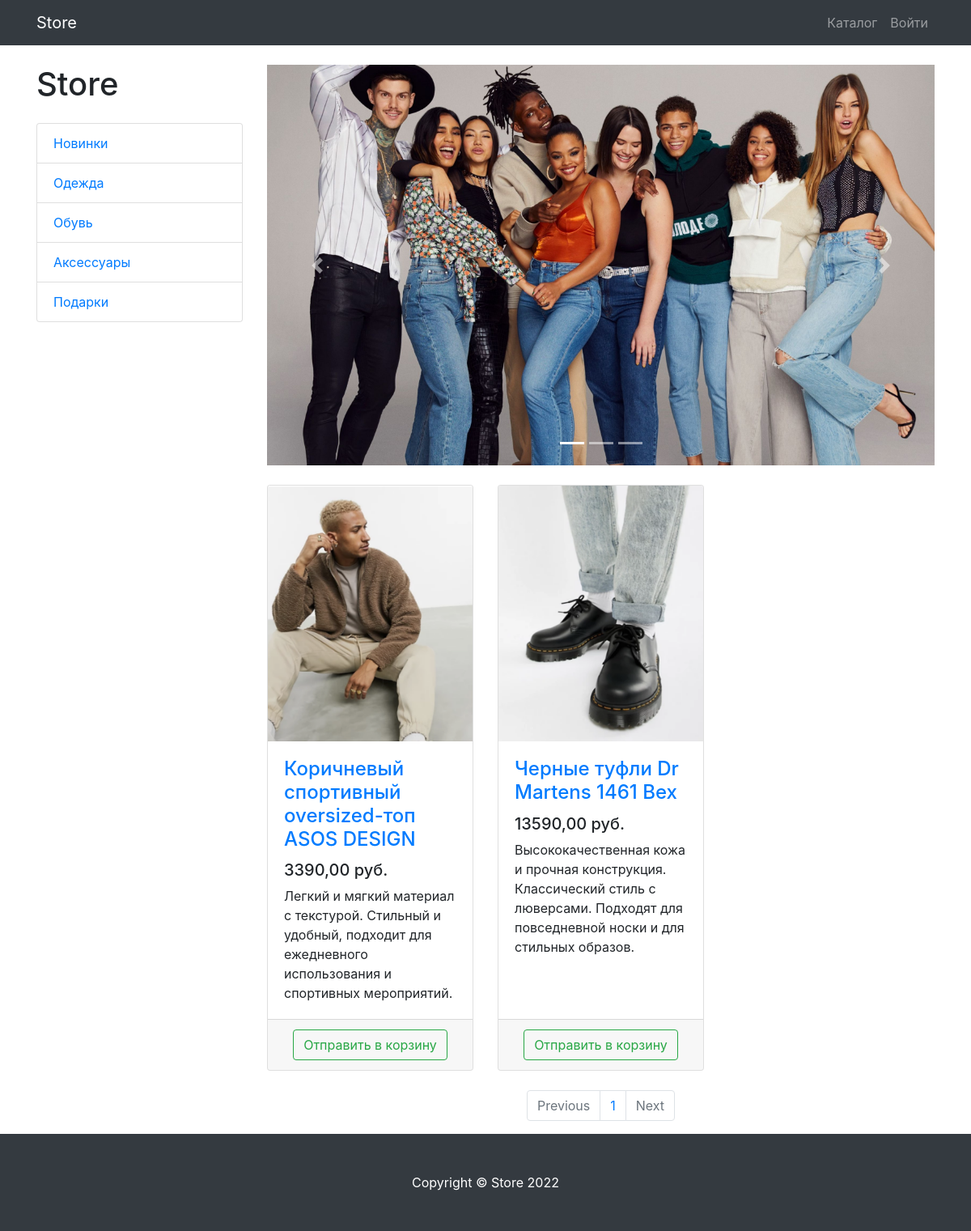
Screenshot of /products/category/3/ with the database file from the repository.
### products/models.py (models this page shows, shortened)
class ProductCategory(models.Model):
    name = models.CharField(max_length=128, unique=True)
    description = models.TextField(null=True, blank=True)
    class Meta:
        verbose_name = 'Категория продуктов'
        verbose_name_plural = 'Категории продуктов'

class Product(models.Model):
    name = models.CharField(max_length=256)
    description = models.TextField()
    price = models.DecimalField(max_digits=12, decimal_places=2)
    quantity = models.PositiveIntegerField(default=0)
    image = models.ImageField(upload_to='products_images')
    category = models.ForeignKey(ProductCategory, on_delete=models.CASCADE)
    class Meta:
        verbose_name = 'Продукт'
        verbose_name_plural = 'Продукты'

### products/views.py (the view)
# urls.py: path('', ProductsListView.as_view(), name='index'),
class ProductsListView(TitleMixin, ListView):
    model = Product
    template_name = 'products/products.html'
    paginate_by = 3
    title = 'Store - Каталог'
    def get_queryset(self):
        queryset = super(ProductsListView, self).get_queryset()
        category_id = self.kwargs.get('category_id')
        return queryset.filter(category_id=category_id) if category_id else queryset
    def get_context_data(self, *, object_list=None, **kwargs):
        context = super(ProductsListView, self).get_context_data()
        context['categories'] = ProductCategory.objects.all()
        return context

### common/views.py (called while the page is built)
    def get_context_data(self, **kwargs):
        context = super(TitleMixin, self).get_context_data(**kwargs)
        context['title'] = self.title
        return context

### products/context_processors.py (called while the page is built)
def baskets(request):
    user = request.user
    return {'baskets': Basket.objects.filter(user=user) if user.is_authenticated else []}

### products/templates/products/products.html (shortened to what this page needs)
{% extends 'products/base.html' %}
{% load static %}
{% block css %}
    <link href="{% static '/vendor/css/products.css' %}" rel="stylesheet">
{% endblock %}
{% block content %}
    <div class="container">
        <div class="row">
            <div class="col-lg-3">
                <h1 class="my-4">Store</h1>
                <div class="list-group">
                    {% for category in categories %}
                        <a href="{% url 'products:category' category.id %}"
                           class="list-group-item">{{ category.name }}</a>
                    {% endfor %}
                </div>
            </div>
            <div class="col-lg-9">
                <div id="carouselExampleIndicators" class="carousel slide my-4" data-ride="carousel">
                    <ol class="carousel-indicators">
                        <li data-target="#carouselExampleIndicators" data-slide-to="0" class="active"></li>
                        <li data-target="#carouselExampleIndicators" data-slide-to="1"></li>
                        <li data-target="#carouselExampleIndicators" data-slide-to="2"></li>
                    </ol>
                    <div class="carousel-inner" role="listbox">
                        <div class="carousel-item active">
                            <img class="d-block img-fluid" src="{% static '/vendor/img/slides/slide-1.jpg' %}"
                                 alt="First slide">
                        </div>
                    </div>
                    <a class="carousel-control-prev" href="#carouselExampleIndicators" role="button" data-slide="prev">
                        <span class="carousel-control-prev-icon" aria-hidden="true"></span>
                    </a>
                    <a class="carousel-control-next" href="#carouselExampleIndicators" role="button" data-slide="next">
                        <span class="carousel-control-next-icon" aria-hidden="true"></span>
                    </a>
                </div>
                <div class="row">
                    {% for product in object_list %}
                        <div class="col-lg-4 col-md-6 mb-4">
                            <div class="card h-100">
                                <a href="#">
                                    <img class="card-img-top"
                                         src="{{ product.image.url }}"
                                         alt="Cloth">
                                </a>
                                <div class="card-body">
                                    <h4 class="card-title">
                                        <a href="#">{{ product.name }}</a>
                                    </h4>
                                    <h5>{{ product.price }} руб.</h5>
                                    <p class="card-text"> {{ product.description }} </p>
                                </div>
                                <div class="card-footer text-center">
                                    <a class="btn btn-outline-success"
                                       href="{% url 'products:basket_add' product.id %}">
                                        Отправить в корзину
                                    </a>
                                </div>
                            </div>
                        </div>
                    {% endfor %}
                </div>
                <nav aria-label="Page navigation example">
                    <ul class="pagination justify-content-center">
                        <li class="page-item {% if not page_obj.has_previous %} disabled {% endif %}">
                            <a class="page-link"
                               href="{% if page_obj.has_previous %} {% url 'products:paginator' page_obj.previous_page_number %} {% else %} # {% endif %}"
                               tabindex="-1"
                               aria-disabled="true">Previous</a>
                        </li>
                        {% for page in paginator.page_range %}
                            <li class="page-item"><a class="page-link" href="{% url 'products:paginator' page %}">
                                {{ page }}
                            </a></li>
                        {% endfor %}
                        <li class="page-item {% if not page_obj.has_next %} disabled {% endif %}">
                            <a class="page-link"
                               href="{% if page_obj.has_next %} {% url 'products:paginator' page_obj.next_page_number %} {% else %} # {% endif %}">Next</a>
                        </li>
                    </ul>
                </nav>
            </div>
        </div>
    </div>
{% endblock %}
{% block footer %}
    <footer class="py-5 bg-dark">
        <div class="container">
            <p class="m-0 text-center text-white">Copyright &copy; Store 2022</p>
        </div>
    </footer>
{% endblock %}

### rows the page displays
ProductCategory: name "Новинки"
ProductCategory: name "Одежда"
ProductCategory: name "Обувь"
ProductCategory: name "Аксессуары"
ProductCategory: name "Подарки"
Product: image (picture), name "Коричневый спортивный oversized-топ ASOS DESIGN", price "3390,00", description "Легкий и мягкий материал с текстурой. Стильный и удобный, подходит для ежедневного использования и спортивных мероприятий."
Product: image (picture), name "Черные туфли Dr Martens 1461 Bex", price "13590,00", description "Высококачественная кожа и прочная конструкция. Классический стиль с люверсами. Подходят для повседневной носки и для стильных образов."

### other values shown
{{ page }} "1"
